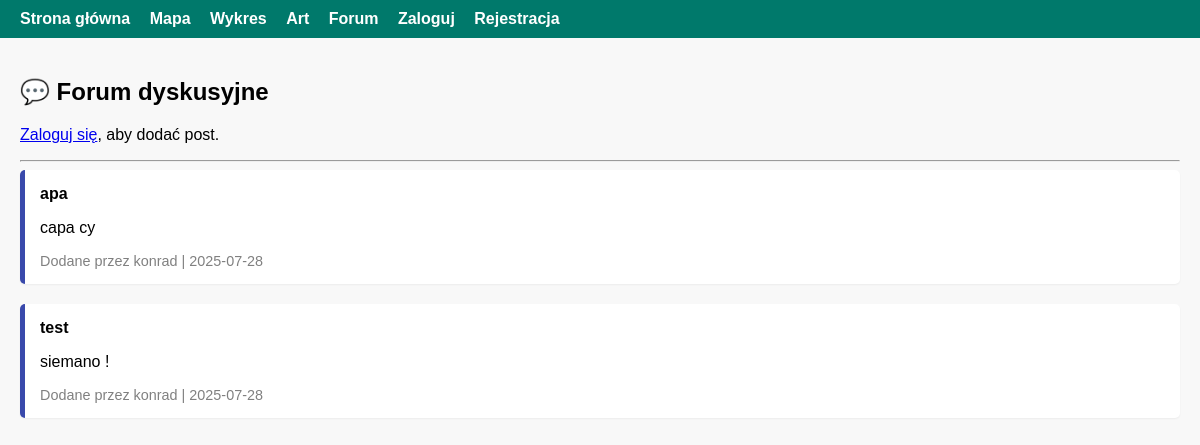
/forum, run on an earlier commit of the app's database.
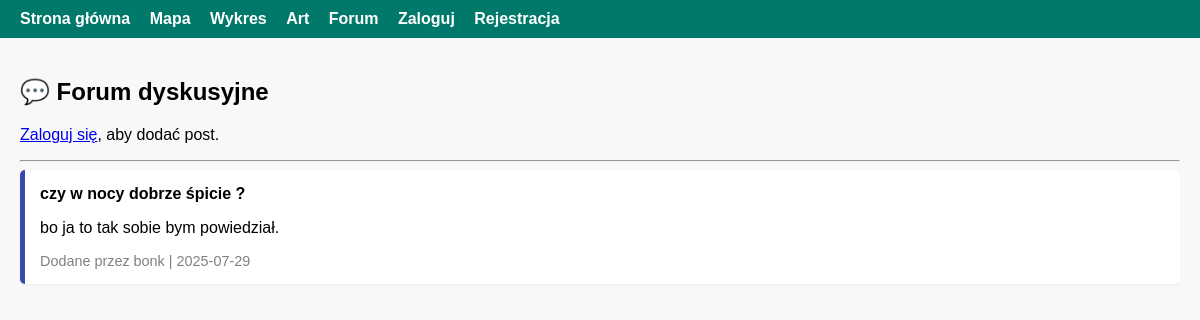
And on a later commit of the database.
### tables this page shows
CREATE TABLE forum_posts (
            id INTEGER PRIMARY KEY AUTOINCREMENT,
            user TEXT NOT NULL,
            title TEXT NOT NULL,
            content TEXT NOT NULL,
            created TEXT NOT NULL
        );

### app.py (the view, shortened to what this page needs)
@app.route('/forum', methods=['GET', 'POST'])
def forum():
    posts = db.get_all_forum_posts()
    return render_template('forum.html', posts=posts)

### utils/db.py (called while the page is built)
def get_all_forum_posts():
    conn = sqlite3.connect(DB_PATH)
    c = conn.cursor()
    c.execute("SELECT user, title, content, created FROM forum_posts ORDER BY created DESC")
    results = c.fetchall()
    conn.close()
    return results

### templates/forum.html (shortened to what this page needs)
{% extends 'base.html' %}
{% block content %}
<h2>💬 Forum dyskusyjne</h2>
{% if 'user' in session %}
<form method="POST">
    <input type="text" name="title" placeholder="Tytuł posta" required>
    <textarea name="content" placeholder="Treść posta..." rows="5" required></textarea>
    <button type="submit">Dodaj post</button>
</form>
{% else %}
    <p><a href="{{ url_for('login') }}">Zaloguj się</a>, aby dodać post.</p>
{% endif %}
<hr>
{% if posts %}
    {% for user, title, content, created in posts %}
        <div class="post">
            <strong>{{ title }}</strong>
            <p>{{ content }}</p>
            <div class="meta">Dodane przez {{ user }} | {{ created[:10] }}</div>
        </div>
    {% endfor %}
{% else %}
    <p>Brak postów na forum.</p>
{% endif %}
{% endblock %}

### templates/base.html (shortened to what this page needs)
<!DOCTYPE html>
<html lang="pl">
<head>
</head>
<body>
<nav>
    <a href="{{ url_for('index') }}">Strona główna</a>
    <a href="{{ url_for('mapa') }}">Mapa</a>
    <a href="{{ url_for('wykres_menu') }}">Wykres</a>
    <a href="{{ url_for('art') }}">Art</a>
    <a href="{{ url_for('forum') }}">Forum</a>
    {% if 'user' in session %}
        <span style="color: white;">Witaj, {{ session['user'] }}</span>
        <a href="{{ url_for('logout') }}">Wyloguj</a>
    {% else %}
        <a href="{{ url_for('login') }}">Zaloguj</a>
        <a href="{{ url_for('register') }}">Rejestracja</a>
    {% endif %}
</nav>
<div class="container">
    {% block content %}{% endblock %}
</div>
</body>
</html>

### templates/base.html (style rules this page uses)
body { margin: 0; font-family: Arial, sans-serif; background: #f8f8f8; }
nav { background-color: #00796B; padding: 10px 20px; }
nav a { color: white; text-decoration: none; margin-right: 15px; font-weight: bold; }
.container { padding: 20px; }

### templates/forum.html (style rules this page uses)
.post { background: #fff; padding: 15px; margin-bottom: 20px; border-left: 5px solid #3949AB; border-radius: 5px; box-shadow: 0 1px 2px rgba(0,0,0,0.05); }
.meta { font-size: 0.9em; color: gray; margin-top: 10px; }

What changed in the data, as far as the page shows it:
removed forum_posts: title "apa", content "capa cy", user "konrad", created "2025-07-28"
removed forum_posts: title "test", content "siemano !", user "konrad", created "2025-07-28"
added forum_posts: title "czy w nocy dobrze śpicie ?", content "bo ja to tak sobie bym powiedział.", user "bonk", created "2025-07-29"
